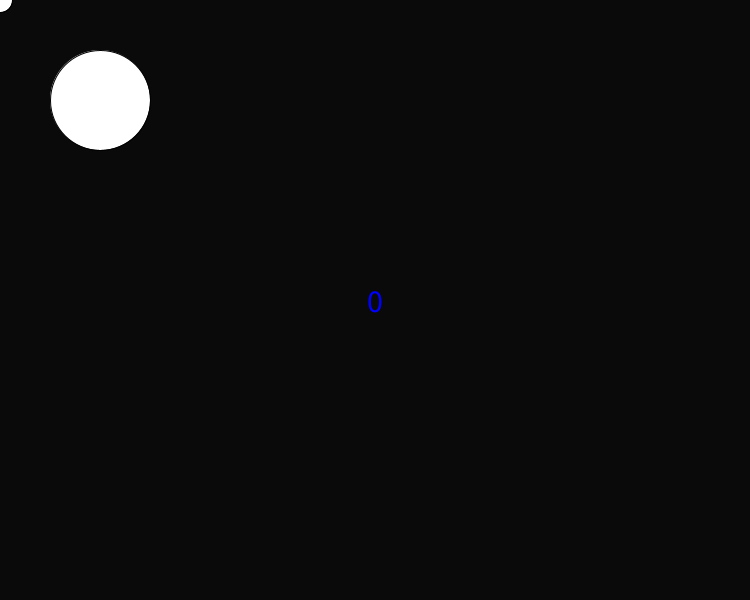
Frame 1 (no input)
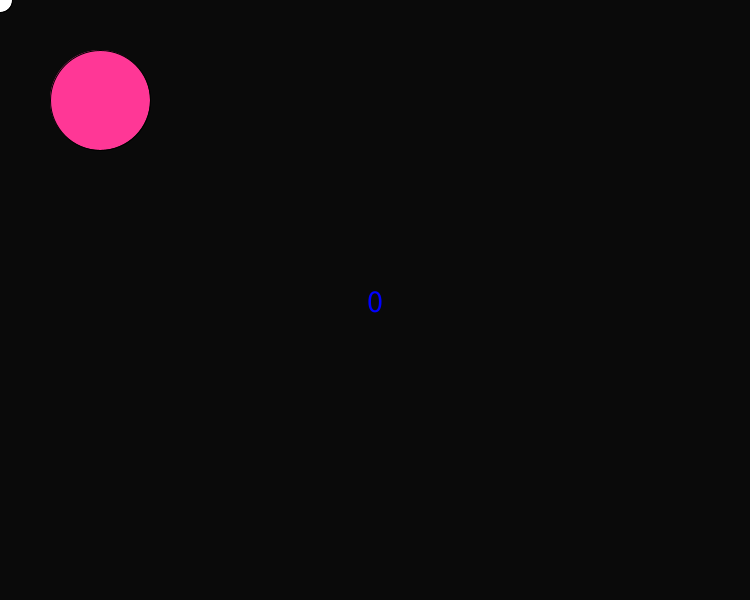
Frame 60 (the mouse pressed at the canvas centre just before this capture)
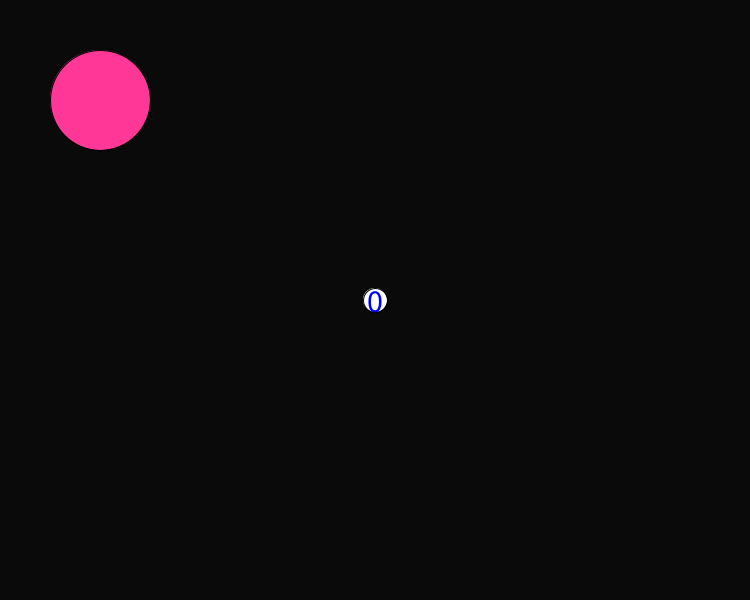
Frame 120 (the mouse held since frame 60 and released just before this capture)

The Processing sketch that drew these frames (run headless with seeded random() and noise(); from frame 60 on, the mouse is pressed at the canvas centre):

// Processing sketch: Asmus_homework
// ── Asmus_homework.pde
  // Define
Ball n1 = new Ball(50,50);


int num = 50;
int[] x = new int[num];
int[] y = new int[num];

int mouseClicked;

float EllipseX = 100;
float EllipseY = 100;
int ellipseR = 100;

void setup()
{
  size(750,600);
  frameRate(30);
}

void draw(){
  background(10);
  n1.update(); //Call ball to show on screen

  // The tracker
  fill(255);
  for (int i = num-1; i > 0; i--) {
    x[i] = x[i-1];
    y[i] = y[i-1];
  }
  // Follow mouse cursor
  x[0] = mouseX;
  y[0] = mouseY;
  // balls tailing mouse
  for (int i = 0; i < num; i++) {
    ellipse(x[i], y[i], i/2, i/2);
  }
  // Score
  fill(#0000FF);
  textAlign(CENTER,CENTER);
  textSize(32);
  text(mouseClicked+"",0,0,width, height);
  fill(255,55,150);
}
  // Class
class Ball {
  float x, y;
  Ball (float x, float y) {
  
  }
  // Ball defined and update
  void update(){
    x += y;
    if (x > width) {
      x = 0;
    }
    ellipse(EllipseX,EllipseY,ellipseR,ellipseR);
  }
}
// The games core mechanic
void mousePressed(){
  if((mouseButton == LEFT) &&
  (mouseX<(EllipseX+ellipseR/2)) && 
  (mouseY>(EllipseY-ellipseR/2)) && 
  (mouseY<(EllipseY+ellipseR/2))) {
  mouseClicked++; EllipseX=random(0,750); 
  EllipseY=random(0,600);} 
  else { mouseClicked = 0;}
}
